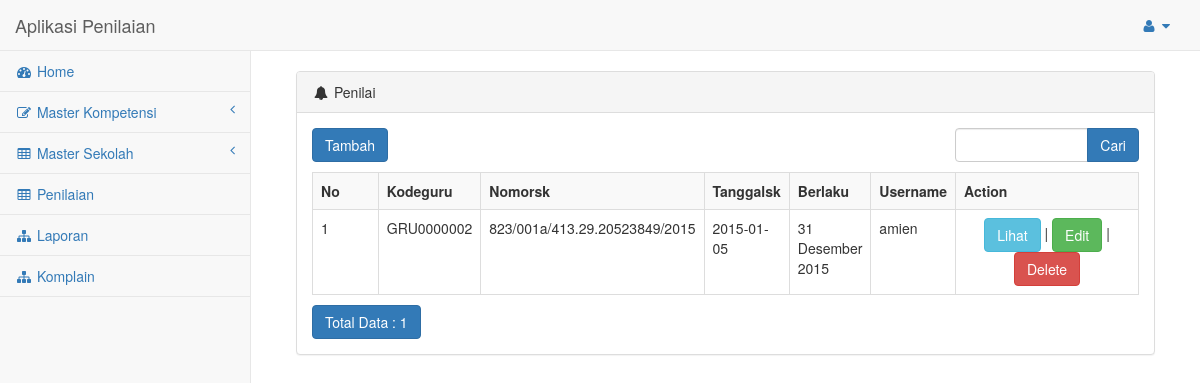
/index.php/penilai, run on the app's committed database.
### tables this page shows
CREATE TABLE IF NOT EXISTS `penilai` (
  `kodepenilai` varchar(10) NOT NULL,
  `kodeguru` varchar(10) NOT NULL,
  `nomorsk` varchar(30) NOT NULL,
  `tanggalsk` date NOT NULL,
  `berlaku` varchar(30) NOT NULL,
  `keterangan` text NOT NULL,
  `username` varchar(30) NOT NULL,
  `password` varchar(30) NOT NULL
);

### application/controllers/Penilai.php (called while the page is built, shortened)
<?php
class Penilai extends CI_Controller
{
    function __construct()
    {
        $this->load->model('M_penilai');
        $this->load->library('form_validation');
        $this->load->model('M_guru');
        $this->load->model('CodeGenerator');
    }
    public function index()
    {
         $this->load->view('nav');
        $this->load->library('pagination');
        $cari = urldecode($this->input->get('cari'));
        $start = intval($this->input->get('start'));
        if ($cari <> '') {
            $config['base_url'] = base_url() . 'penilai/index.html?cari=' . urlencode($cari);
            $config['first_url'] = base_url() . 'penilai/index.html?cari=' . urlencode($cari);
        } else {
            $config['base_url'] = base_url() . 'penilai/index.html';
            $config['first_url'] = base_url() . 'penilai/index.html';
        }
        $config['per_page'] = 10;
        $config['page_query_string'] = TRUE;
        $config['total_rows'] = $this->M_penilai->total_rows($cari);
        $penilai = $this->M_penilai->get_limit_data($config['per_page'], $start, $cari);
        $this->pagination->initialize($config);
        $data = array(
            'penilai_data' => $penilai,
            'cari' => $cari,
            'pagination' => $this->pagination->create_links(),
            'total_rows' => $config['total_rows'],
            'start' => $start,
            'listguru'=>$this->M_guru->selectByAll(),
        );
        $this->load->view('penilai/v_penilai', $data);
         $this->load->view('foot');
    }
}

### index.php (called while the page is built, shortened)
<?php
require_once BASEPATH.'core/CodeIgniter.php';

### application/config/config.php (called while the page is built, shortened)
<?php
$config['base_url'] = "http://localhost/kinerja_res";
$config['index_page'] = '';
$config['uri_protocol']	= 'REQUEST_URI';
$config['url_suffix'] = '.html';
$config['language']	= 'english';
$config['charset'] = 'UTF-8';
$config['enable_hooks'] = FALSE;
$config['subclass_prefix'] = 'MY_';
$config['composer_autoload'] = FALSE;
$config['permitted_uri_chars'] = 'a-z 0-9~%.:_\-';
$config['allow_get_array'] = TRUE;
$config['enable_query_strings'] = FALSE;
$config['controller_trigger'] = 'c';
$config['function_trigger'] = 'm';
$config['directory_trigger'] = 'd';
$config['log_threshold'] = 0;
$config['log_path'] = '';
$config['log_file_extension'] = '';
$config['log_file_permissions'] = 0644;
$config['log_date_format'] = 'Y-m-d H:i:s';
$config['error_views_path'] = '';
$config['cache_path'] = '';
$config['cache_query_string'] = FALSE;
$config['encryption_key'] = 'harviacode';
$config['sess_driver'] = 'files';
$config['sess_cookie_name'] = 'ci_session';
$config['sess_expiration'] = 7200;
$config['sess_save_path'] = NULL;
$config['sess_match_ip'] = FALSE;
$config['sess_time_to_update'] = 300;
$config['sess_regenerate_destroy'] = FALSE;
$config['cookie_prefix']	= '';
$config['cookie_domain']	= '';
$config['cookie_path']		= '/';
$config['cookie_secure']	= FALSE;
$config['cookie_httponly'] 	= FALSE;
$config['standardize_newlines'] = FALSE;
$config['global_xss_filtering'] = FALSE;
$config['csrf_protection'] = FALSE;
$config['csrf_token_name'] = 'csrf_test_name';
$config['csrf_cookie_name'] = 'csrf_cookie_name';
$config['csrf_expire'] = 7200;
$config['csrf_regenerate'] = TRUE;
$config['csrf_exclude_uris'] = array();
$config['compress_output'] = FALSE;
$config['time_reference'] = 'local';
$config['rewrite_short_tags'] = FALSE;
$config['proxy_ips'] = '';

### application/config/pagination.php (called while the page is built, shortened)
<?php  if ( ! defined('BASEPATH')) exit('No direct script access allowed');
$config['query_string_segment'] = 'start';
$config['full_tag_open'] = '<nav><ul class="pagination" style="margin-top:0px">';
$config['full_tag_close'] = '</ul></nav>';
$config['first_link'] = 'First';
$config['first_tag_open'] = '<li>';
$config['first_tag_close'] = '</li>';
$config['last_link'] = 'Last';
$config['last_tag_open'] = '<li>';
$config['last_tag_close'] = '</li>';
$config['next_link'] = 'Next';
$config['next_tag_open'] = '<li>';
$config['next_tag_close'] = '</li>';

### application/models/M_penilai.php (called while the page is built, shortened)
<?php
class M_penilai extends CI_Model
{
    public $table = 'penilai';
    function total_rows() {
        $this->db->from($this->table);
        return $this->db->count_all_results();
    }
    function get_limit_data($limit, $start = 0, $cari = NULL) {
        $this->db->like('kodepenilai', $cari);
	$this->db->or_like('kodeguru', $cari);
	$this->db->or_like('nomorsk', $cari);
	$this->db->or_like('tanggalsk', $cari);
	$this->db->or_like('berlaku', $cari);
	$this->db->or_like('keterangan', $cari);
	$this->db->or_like('username', $cari);
	$this->db->or_like('password', $cari);
	$this->db->limit($limit, $start);
        return $this->db->get($this->table)->result();
    }
}

### application/views/penilai/v_penilai.php (the view, shortened to what this page needs)
<div class="col-lg-12">
                    <div class="panel panel-default">
                        <div class="panel-heading">
                            <i class="fa fa-bell fa-fw"></i> Penilai
                        </div>
                         <div class="panel-body">
        <div class="row" style="margin-bottom: 10px">
            <div class="col-md-4">
                <?php echo anchor(site_url('penilai/insert'),'Tambah', 'class="btn btn-primary"'); ?>
            </div>
            <div class="col-md-4 text-center">
            </div>
            <div class="col-md-1 text-right">
            </div>
            <div class="col-md-3 text-right">
                <form action="<?php echo site_url('penilai/index'); ?>" class="form-inline" method="get">
                    <div class="input-group">
                        <input type="text" class="form-control" name="cari" value="<?php echo $cari; ?>">
                        <span class="input-group-btn">
                          <button class="btn btn-primary" type="submit">Cari</button>
                        </span>
                    </div>
                </form>
            </div>
        </div>
        <table class="table table-striped table-bordered table-hover" style="margin-bottom: 10px">
            <tr>
                <th>No</th>
		<th>Kodeguru</th>
		<th>Nomorsk</th>
		<th>Tanggalsk</th>
		<th>Berlaku</th>
		<th>Username</th>
		<th>Action</th>
            </tr><?php
            foreach ($penilai_data as $penilai)
            {
                ?>
                <tr>
			<td width="80px"><?php echo ++$start ?></td>
			<td><?php echo $penilai->kodeguru ?></td>
			<td><?php echo $penilai->nomorsk ?></td>
			<td><?php echo $penilai->tanggalsk ?></td>
			<td><?php echo $penilai->berlaku ?></td>
			<td><?php echo $penilai->username ?></td>
			<td style="text-align:center" width="230px">
				<?php
				echo anchor(site_url('penilai/view/'.$penilai->kodepenilai),'Lihat','class="btn btn-info"');
				echo ' | ';
				echo anchor(site_url('penilai/update/'.$penilai->kodepenilai),'Edit','class="btn btn-success"');
				echo ' | ';
				echo anchor(site_url('penilai/delete/'.$penilai->kodepenilai),'Delete','class="btn btn-danger" onclick="javasciprt: return confirm(\'Are You Sure ?\')"');
				?>
			</td>
		</tr>
                <?php
            }
            ?>
        </table>
        <div class="row">
            <div class="col-md-6">
                <a href="#" class="btn btn-primary">Total Data : <?php echo $total_rows ?></a>
	    </div>
            <div class="col-md-6 text-right">
            </div>
        </div></div></div></div>

### data on the page
penilai: kodeguru "GRU0000002", nomorsk "823/001a/413.29.20523849/2015", tanggalsk "2015-01-05", berlaku "31 Desember 2015", username "amien", kodepenilai "Lihat", kodepenilai "Edit", kodepenilai "Delete"

### other printed values
anchor(site_url('penilai/insert'),'Tambah', 'class="btn btn-primary"') "Tambah"
$total_rows "1"
